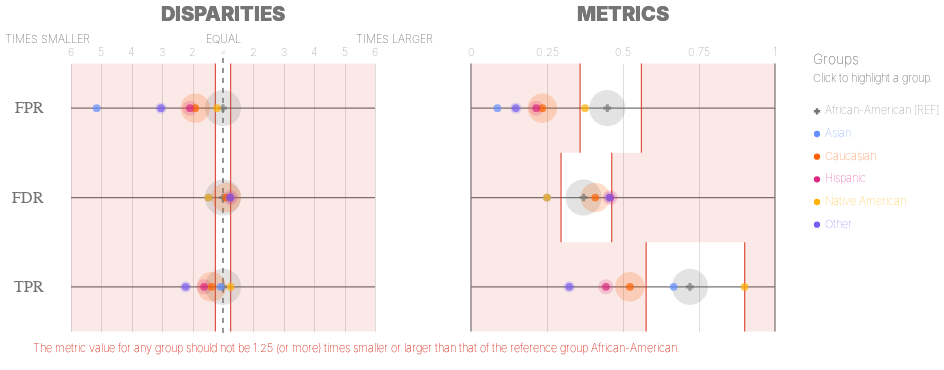

Here is the notebook cell this chart was saved with:
### Code cell
plot.disparities_metrics(majority_bdf, METRICS, ATTRIBUTE)

### Figure 1 — Vega-Lite specification as saved in the notebook (floating-point values rounded to 4 significant figures)
{"config": {"view": {"continuousWidth": 400, "continuousHeight": 300, "strokeWidth": 0}, "axisLeft": {"labelColor": "rgb(117,117,117)", "labelFont": "Arial", "labelFontSize": 16}}, "hconcat": [{"layer": [{"data": {"name": "data-1b6c0ee1ed0a3dafb2de7fad4b1f89f3"}, "mark": {"type": "rule", "stroke": "rgb(117,117,117)", "strokeWidth": 1.25, "tooltip": ""}, "encoding": {"x": {"type": "quantitative", "field": "x", "scale": {"domain": [-5, 5], "range": [38.0, 342.0]}}, "x2": {"field": "x2"}, "y": {"type": "nominal", "axis": {"domain": false, "labelAngle": 0, "labelPadding": -10, "orient": "left", "ticks": false, "title": ""}, "field": "metric", "scale": {"domain": ["FPR", "FDR", "TPR"], "range": [33.5, 301.5]}}}}, {"data": {"name": "data-79dd248bdaa0ea02c535240e8ad022c8"}, "mark": {"type": "rule", "stroke": "rgb(117,117,117)", "strokeDash": [5, 5], "strokeWidth": 1}, "encoding": {"tooltip": {"value": "African-American [REF]"}, "x": {"value": 190.0}, "y": {"value": 27.92}, "y2": {"value": 307.1}}}, {"data": {"name": "data-480d08adbcf1a8788c7976ef0d60b38c"}, "mark": {"type": "text", "align": "center", "color": "rgb(117,117,117)", "font": "Arial", "fontSize": 11, "fontWeight": 100, "tooltip": ""}, "encoding": {"text": {"type": "nominal", "field": "label"}, "x": {"type": "quantitative", "field": "value", "scale": {"domain": [-5, 5], "range": [38.0, 342.0]}}, "y": {"value": 23.45}}}, {"layer": [{"mark": {"type": "text", "align": "right", "fill": "rgb(117,117,117)", "font": "Arial", "fontSize": 11, "fontWeight": 100, "tooltip": ""}, "encoding": {"text": {"value": "TIMES SMALLER"}, "x": {"value": 57.0}, "y": {"value": 10.05}}}, {"mark": {"type": "text", "align": "left", "fill": "rgb(117,117,117)", "font": "Arial", "fontSize": 11, "fontWeight": 100, "tooltip": ""}, "encoding": {"text": {"value": "TIMES LARGER"}, "x": {"value": 323.0}, "y": {"value": 10.05}}}, {"mark": {"type": "text", "align": "center", "fill": "rgb(117,117,117)", "font": "Arial", "fontSize": 11, "fontWeight": 100, "tooltip": ""}, "encoding": {"text": {"value": "EQUAL"}, "x": {"value": 190.0}, "y": {"value": 10.05}}}], "data": {"name": "data-79dd248bdaa0ea02c535240e8ad022c8"}}, {"layer": [{"mark": {"type": "rule", "opacity": 0.8, "stroke": "rgb(217, 46, 28)", "strokeWidth": 1.25, "tooltip": ""}, "encoding": {"x": {"type": "quantitative", "field": "min", "scale": {"domain": [-5, 5], "range": [38.0, 342.0]}}, "y": {"value": 33.5}, "y2": {"value": 301.5}}}, {"mark": {"type": "rule", "opacity": 0.8, "stroke": "rgb(217, 46, 28)", "strokeWidth": 1.25, "tooltip": ""}, "encoding": {"x": {"type": "quantitative", "field": "max", "scale": {"domain": [-5, 5], "range": [38.0, 342.0]}}, "y": {"value": 33.5}, "y2": {"value": 301.5}}}, {"layer": [{"mark": {"type": "rect", "fill": "rgb(217, 46, 28)", "opacity": 0.1, "tooltip": ""}, "encoding": {"x": {"type": "quantitative", "field": "min", "scale": {"domain": [-5, 5], "range": [38.0, 342.0]}}, "x2": {"field": "lower_end"}, "y": {"value": 33.5}, "y2": {"value": 301.5}}}, {"mark": {"type": "rect", "fill": "rgb(217, 46, 28)", "opacity": 0.1, "tooltip": ""}, "encoding": {"x": {"type": "quantitative", "field": "max", "scale": {"domain": [-5, 5], "range": [38.0, 342.0]}}, "x2": {"field": "upper_end"}, "y": {"value": 33.5}, "y2": {"value": 301.5}}}]}, {"data": {"name": "data-79dd248bdaa0ea02c535240e8ad022c8"}, "mark": {"type": "text", "align": "left", "baseline": "top", "fill": "rgb(217, 46, 28)", "font": "Arial", "fontSize": 11, "fontWeight": 100, "tooltip": ""}, "encoding": {"text": {"value": "The metric value for any group should not be 1.25 (or more) times smaller or larger than that of the reference group African-American."}, "x": {"value": 0}, "y": {"value": 312.7}}}], "data": {"name": "data-5410892836ee63ff73ffba8075fa2b3d"}}, {"layer": [{"mark": "circle"}, {"data": {"name": "data-2212780b1f478cf24ed134466f6e26ca"}, "mark": {"type": "circle", "opacity": 0.2}, "encoding": {"color": {"condition": {"type": "nominal", "field": "attribute_value", "legend": null, "scale": {"domain": ["African-American", "Asian", "Caucasian", "Hispanic", "Native American", "Other"], "range": ["rgb(117,117,117)", "rgb(100, 143, 255)", "rgb(254, 97, 0)", "rgb(220, 38, 127)", "rgb(255, 176, 0)", "rgb(120, 94, 240)"]}, "selection": "selector017"}, "value": "rgb(224,224,224)"}, "size": {"type": "quantitative", "field": "group_size", "legend": null, "scale": {"domain": [0, 4435.0], "range": [0, 1567.0]}}, "tooltip": [{"type": "nominal", "field": "attribute_value", "title": "Group"}, {"type": "nominal", "field": "tooltip_group_size", "title": "Group Size"}, {"type": "nominal", "field": "tooltip_disparity_explanation_fpr", "title": "Disparity"}, {"type": "quantitative", "field": "fpr", "format": ".2f", "title": "FPR"}], "x": {"type": "quantitative", "axis": {"domain": false, "labels": false, "ticks": false, "title": null, "values": [-5, -4, -3, -2, -1, 1, 2, 3, 4, 5]}, "field": "fpr_disparity_scaled", "scale": {"domain": [-5, 5], "range": [38.0, 342.0]}}, "y": {"type": "nominal", "axis": {"domain": false, "grid": false, "labels": false, "ticks": false, "title": " "}, "field": "metric_variable", "scale": {"domain": ["FPR", "FDR", "TPR"], "range": [33.5, 301.5]}}}, "selection": {"selector019": {"type": "multi", "empty": "all", "fields": ["attribute_value"]}}, "transform": [{"calculate": "'FPR'", "as": "metric_variable"}]}, {"data": {"name": "data-2212780b1f478cf24ed134466f6e26ca"}, "mark": {"type": "circle", "opacity": 0.2}, "encoding": {"color": {"condition": {"type": "nominal", "field": "attribute_value", "legend": null, "scale": {"domain": ["African-American", "Asian", "Caucasian", "Hispanic", "Native American", "Other"], "range": ["rgb(117,117,117)", "rgb(100, 143, 255)", "rgb(254, 97, 0)", "rgb(220, 38, 127)", "rgb(255, 176, 0)", "rgb(120, 94, 240)"]}, "selection": "selector017"}, "value": "rgb(224,224,224)"}, "size": {"type": "quantitative", "field": "group_size", "legend": null, "scale": {"domain": [0, 4435.0], "range": [0, 1567.0]}}, "tooltip": [{"type": "nominal", "field": "attribute_value", "title": "Group"}, {"type": "nominal", "field": "tooltip_group_size", "title": "Group Size"}, {"type": "nominal", "field": "tooltip_disparity_explanation_fdr", "title": "Disparity"}, {"type": "quantitative", "field": "fdr", "format": ".2f", "title": "FDR"}], "x": {"type": "quantitative", "axis": {"domain": false, "labels": false, "ticks": false, "title": null, "values": [-5, -4, -3, -2, -1, 1, 2, 3, 4, 5]}, "field": "fdr_disparity_scaled", "scale": {"domain": [-5, 5], "range": [38.0, 342.0]}}, "y": {"type": "nominal", "axis": {"domain": false, "grid": false, "labels": false, "ticks": false, "title": " "}, "field": "metric_variable", "scale": {"domain": ["FPR", "FDR", "TPR"], "range": [33.5, 301.5]}}}, "selection": {"selector021": {"type": "multi", "empty": "all", "fields": ["attribute_value"]}}, "transform": [{"calculate": "'FDR'", "as": "metric_variable"}]}, {"data": {"name": "data-2212780b1f478cf24ed134466f6e26ca"}, "mark": {"type": "circle", "opacity": 0.2}, "encoding": {"color": {"condition": {"type": "nominal", "field": "attribute_value", "legend": null, "scale": {"domain": ["African-American", "Asian", "Caucasian", "Hispanic", "Native American", "Other"], "range": ["rgb(117,117,117)", "rgb(100, 143, 255)", "rgb(254, 97, 0)", "rgb(220, 38, 127)", "rgb(255, 176, 0)", "rgb(120, 94, 240)"]}, "selection": "selector017"}, "value": "rgb(224,224,224)"}, "size": {"type": "quantitative", "field": "group_size", "legend": null, "scale": {"domain": [0, 4435.0], "range": [0, 1567.0]}}, "tooltip": [{"type": "nominal", "field": "attribute_value", "title": "Group"}, {"type": "nominal", "field": "tooltip_group_size", "title": "Group Size"}, {"type": "nominal", "field": "tooltip_disparity_explanation_tpr", "title": "Disparity"}, {"type": "quantitative", "field": "tpr", "format": ".2f", "title": "TPR"}], "x": {"type": "quantitative", "axis": {"domain": false, "labels": false, "ticks": false, "title": null, "values": [-5, -4, -3, -2, -1, 1, 2, 3, 4, 5]}, "field": "tpr_disparity_scaled", "scale": {"domain": [-5, 5], "range": [38.0, 342.0]}}, "y": {"type": "nominal", "axis": {"domain": false, "grid": false, "labels": false, "ticks": false, "title": " "}, "field": "metric_variable", "scale": {"domain": ["FPR", "FDR", "TPR"], "range": [33.5, 301.5]}}}, "selection": {"selector023": {"type": "multi", "empty": "all", "fields": ["attribute_value"]}}, "transform": [{"calculate": "'TPR'", "as": "metric_variable"}]}, {"layer": [{"mark": "point"}, {"data": {"name": "data-2212780b1f478cf24ed134466f6e26ca"}, "mark": {"type": "point", "filled": true, "size": 60}, "encoding": {"color": {"condition": {"type": "nominal", "field": "attribute_value", "legend": null, "scale": {"domain": ["African-American", "Asian", "Caucasian", "Hispanic", "Native American", "Other"], "range": ["rgb(117,117,117)", "rgb(100, 143, 255)", "rgb(254, 97, 0)", "rgb(220, 38, 127)", "rgb(255, 176, 0)", "rgb(120, 94, 240)"]}, "selection": "selector017"}, "value": "rgb(224,224,224)"}, "shape": {"type": "nominal", "field": "attribute_value", "legend": null, "scale": {"domain": ["African-American", "Asian", "Caucasian", "Hispanic", "Native American", "Other"], "range": ["cross", "circle", "circle", "circle", "circle", "circle"]}}, "tooltip": [{"type": "nominal", "field": "attribute_value", "title": "Group"}, {"type": "nominal", "field": "tooltip_group_size", "title": "Group Size"}, {"type": "nominal", "field": "tooltip_disparity_explanation_fpr", "title": "Disparity"}, {"type": "quantitative", "field": "fpr", "format": ".2f", "title": "FPR"}], "x": {"type": "quantitative", "axis": {"domain": false, "labels": false, "ticks": false, "title": null, "values": [-5, -4, -3, -2, -1, 1, 2, 3, 4, 5]}, "field": "fpr_disparity_scaled", "scale": {"domain": [-5, 5], "range": [38.0, 342.0]}}, "y": {"type": "nominal", "axis": {"domain": false, "grid": false, "labels": false, "ticks": false, "title": " "}, "field": "metric_variable", "scale": {"domain": ["FPR", "FDR", "TPR"], "range": [33.5, 301.5]}}}, "selection": {"selector018": {"type": "multi", "empty": "all", "fields": ["attribute_value"]}}, "transform": [{"calculate": "'FPR'", "as": "metric_variable"}]}, {"data": {"name": "data-2212780b1f478cf24ed134466f6e26ca"}, "mark": {"type": "point", "filled": true, "size": 60}, "encoding": {"color": {"condition": {"type": "nominal", "field": "attribute_value", "legend": null, "scale": {"domain": ["African-American", "Asian", "Caucasian", "Hispanic", "Native American", "Other"], "range": ["rgb(117,117,117)", "rgb(100, 143, 255)", "rgb(254, 97, 0)", "rgb(220, 38, 127)", "rgb(255, 176, 0)", "rgb(120, 94, 240)"]}, "selection": "selector017"}, "value": "rgb(224,224,224)"}, "shape": {"type": "nominal", "field": "attribute_value", "legend": null, "scale": {"domain": ["African-American", "Asian", "Caucasian", "Hispanic", "Native American", "Other"], "range": ["cross", "circle", "circle", "circle", "circle", "circle"]}}, "tooltip": [{"type": "nominal", "field": "attribute_value", "title": "Group"}, {"type": "nominal", "field": "tooltip_group_size", "title": "Group Size"}, {"type": "nominal", "field": "tooltip_disparity_explanation_fdr", "title": "Disparity"}, {"type": "quantitative", "field": "fdr", "format": ".2f", "title": "FDR"}], "x": {"type": "quantitative", "axis": {"domain": false, "labels": false, "ticks": false, "title": null, "values": [-5, -4, -3, -2, -1, 1, 2, 3, 4, 5]}, "field": "fdr_disparity_scaled", "scale": {"domain": [-5, 5], "range": [38.0, 342.0]}}, "y": {"type": "nominal", "axis": {"domain": false, "grid": false, "labels": false, "ticks": false, "title": " "}, "field": "metric_variable", "scale": {"domain": ["FPR", "FDR", "TPR"], "range": [33.5, 301.5]}}}, "selection": {"selector020": {"type": "multi", "empty": "all", "fields": ["attribute_value"]}}, "transform": [{"calculate": "'FDR'", "as": "metric_variable"}]}, {"data": {"name": "data-2212780b1f478cf24ed134466f6e26ca"}, "mark": {"type": "point", "filled": true, "size": 60}, "encoding": {"color": {"condition": {"type": "nominal", "field": "attribute_value", "legend": null, "scale": {"domain": ["African-American", "Asian", "Caucasian", "Hispanic", "Native American", "Other"], "range": ["rgb(117,117,117)", "rgb(100, 143, 255)", "rgb(254, 97, 0)", "rgb(220, 38, 127)", "rgb(255, 176, 0)", "rgb(120, 94, 240)"]}, "selection": "selector017"}, "value": "rgb(224,224,224)"}, "shape": {"type": "nominal", "field": "attribute_value", "legend": null, "scale": {"domain": ["African-American", "Asian", "Caucasian", "Hispanic", "Native American", "Other"], "range": ["cross", "circle", "circle", "circle", "circle", "circle"]}}, "tooltip": [{"type": "nominal", "field": "attribute_value", "title": "Group"}, {"type": "nominal", "field": "tooltip_group_size", "title": "Group Size"}, {"type": "nominal", "field": "tooltip_disparity_explanation_tpr", "title": "Disparity"}, {"type": "quantitative", "field": "tpr", "format": ".2f", "title": "TPR"}], "x": {"type": "quantitative", "axis": {"domain": false, "labels": false, "ticks": false, "title": null, "values": [-5, -4, -3, -2, -1, 1, 2, 3, 4, 5]}, "field": "tpr_disparity_scaled", "scale": {"domain": [-5, 5], "range": [38.0, 342.0]}}, "y": {"type": "nominal", "axis": {"domain": false, "grid": false, "labels": false, "ticks": false, "title": " "}, "field": "metric_variable", "scale": {"domain": ["FPR", "FDR", "TPR"], "range": [33.5, 301.5]}}}, "selection": {"selector022": {"type": "multi", "empty": "all", "fields": ["attribute_value"]}}, "transform": [{"calculate": "'TPR'", "as": "metric_variable"}]}]}]}, {"data": {"name": "data-79dd248bdaa0ea02c535240e8ad022c8"}, "mark": {"type": "text", "align": "center", "fill": "rgb(117,117,117)", "font": "Arial", "fontSize": 20, "fontWeight": 900, "tooltip": ""}, "encoding": {"text": {"value": "DISPARITIES"}, "x": {"value": 190.0}, "y": {"value": -15}}}], "height": 335, "resolve": {"scale": {"size": "independent", "y": "independent"}}, "width": 380.0}, {"layer": [{"data": {"name": "data-c5b287e18573560343da612219635138"}, "mark": {"type": "rule", "stroke": "rgb(117,117,117)", "strokeWidth": 1.25, "tooltip": ""}, "encoding": {"x": {"type": "quantitative", "field": "start", "scale": {"domain": [0, 1], "range": [38.0, 342.0]}}, "x2": {"field": "end"}, "y": {"type": "nominal", "axis": {"domain": false, "grid": false, "labels": false, "ticks": false, "title": " "}, "field": "y_position", "scale": {"domain": ["FPR", "FDR", "TPR"], "range": [33.5, 301.5]}}}}, {"data": {"name": "data-6cfe259518f6c7b358d8f836a73e6b7f"}, "mark": {"type": "rule", "stroke": "rgb(117,117,117)", "strokeWidth": 1.25, "tooltip": ""}, "encoding": {"x": {"type": "quantitative", "field": "x_position", "scale": {"domain": [0, 1], "range": [38.0, 342.0]}}, "y": {"value": 33.5}, "y2": {"value": 301.5}}}, {"data": {"name": "data-60ed1133fa688d151d36705a369482e0"}, "mark": {"type": "text", "align": "center", "color": "rgb(117,117,117)", "font": "Arial", "fontSize": 11, "fontWeight": 100, "tooltip": ""}, "encoding": {"text": {"type": "nominal", "field": "value"}, "x": {"type": "quantitative", "field": "value", "scale": {"domain": [0, 1], "range": [38.0, 342.0]}}, "y": {"value": 23.45}}}, {"layer": [{"mark": {"type": "rect", "opacity": 0.8, "stroke": "rgb(217, 46, 28)", "strokeWidth": 1.25, "tooltip": ""}, "encoding": {"x": {"type": "quantitative", "field": "lower_threshold_value", "scale": {"domain": [0, 1], "range": [38.0, 342.0]}}, "x2": {"field": "lower_threshold_value"}, "y": {"type": "nominal", "axis": {"domain": false, "grid": false, "labels": false, "ticks": false, "title": " "}, "field": "metric", "scale": {"domain": ["FPR", "FDR", "TPR"], "range": [33.5, 301.5]}}}}, {"mark": {"type": "rect", "opacity": 0.8, "stroke": "rgb(217, 46, 28)", "strokeWidth": 1.25, "tooltip": ""}, "encoding": {"x": {"type": "quantitative", "field": "upper_threshold_value", "scale": {"domain": [0, 1], "range": [38.0, 342.0]}}, "x2": {"field": "upper_threshold_value"}, "y": {"type": "nominal", "axis": {"domain": false, "grid": false, "labels": false, "ticks": false, "title": " "}, "field": "metric", "scale": {"domain": ["FPR", "FDR", "TPR"], "range": [33.5, 301.5]}}}}, {"layer": [{"mark": {"type": "rect", "fill": "rgb(217, 46, 28)", "opacity": 0.1, "tooltip": ""}, "encoding": {"x": {"type": "quantitative", "field": "lower_threshold_value", "scale": {"domain": [0, 1], "range": [38.0, 342.0]}}, "x2": {"field": "lower_end"}, "y": {"type": "nominal", "axis": {"domain": false, "grid": false, "labels": false, "ticks": false, "title": " "}, "field": "metric", "scale": {"domain": ["FPR", "FDR", "TPR"], "range": [33.5, 301.5]}}}}, {"mark": {"type": "rect", "fill": "rgb(217, 46, 28)", "opacity": 0.1, "tooltip": ""}, "encoding": {"x": {"type": "quantitative", "field": "upper_threshold_value", "scale": {"domain": [0, 1], "range": [38.0, 342.0]}}, "x2": {"field": "upper_end"}, "y": {"type": "nominal", "axis": {"domain": false, "grid": false, "labels": false, "ticks": false, "title": " "}, "field": "metric", "scale": {"domain": ["FPR", "FDR", "TPR"], "range": [33.5, 301.5]}}}}]}], "data": {"name": "data-8b249cd4fa10c5a7437f81793d581f60"}}, {"layer": [{"mark": "circle"}, {"data": {"name": "data-2212780b1f478cf24ed134466f6e26ca"}, "mark": {"type": "circle", "opacity": 0.2}, "encoding": {"color": {"condition": {"type": "nominal", "field": "attribute_value", "legend": null, "scale": {"domain": ["African-American", "Asian", "Caucasian", "Hispanic", "Native American", "Other"], "range": ["rgb(117,117,117)", "rgb(100, 143, 255)", "rgb(254, 97, 0)", "rgb(220, 38, 127)", "rgb(255, 176, 0)", "rgb(120, 94, 240)"]}, "selection": "selector017"}, "value": "rgb(224,224,224)"}, "size": {"type": "quantitative", "field": "group_size", "legend": null, "scale": {"domain": [0, 4435.0], "range": [0, 1567.0]}}, "tooltip": [{"type": "nominal", "field": "attribute_value", "title": "Group"}, {"type": "nominal", "field": "tooltip_group_size", "title": "Group Size"}, {"type": "nominal", "field": "tooltip_disparity_explanation_fpr", "title": "Disparity"}, {"type": "quantitative", "field": "fpr", "format": ".2f", "title": "FPR"}], "x": {"type": "quantitative", "axis": {"domain": false, "labels": false, "ticks": false, "title": null, "values": [0.25, 0.5, 0.75]}, "field": "fpr", "scale": {"domain": [0, 1], "range": [38.0, 342.0]}}, "y": {"type": "nominal", "axis": {"domain": false, "grid": false, "labels": false, "ticks": false, "title": " "}, "field": "metric_variable", "scale": {"domain": ["FPR", "FDR", "TPR"], "range": [33.5, 301.5]}}}, "selection": {"selector025": {"type": "multi", "empty": "all", "fields": ["attribute_value"]}}, "transform": [{"calculate": "'FPR'", "as": "metric_variable"}]}, {"data": {"name": "data-2212780b1f478cf24ed134466f6e26ca"}, "mark": {"type": "circle", "opacity": 0.2}, "encoding": {"color": {"condition": {"type": "nominal", "field": "attribute_value", "legend": null, "scale": {"domain": ["African-American", "Asian", "Caucasian", "Hispanic", "Native American", "Other"], "range": ["rgb(117,117,117)", "rgb(100, 143, 255)", "rgb(254, 97, 0)", "rgb(220, 38, 127)", "rgb(255, 176, 0)", "rgb(120, 94, 240)"]}, "selection": "selector017"}, "value": "rgb(224,224,224)"}, "size": {"type": "quantitative", "field": "group_size", "legend": null, "scale": {"domain": [0, 4435.0], "range": [0, 1567.0]}}, "tooltip": [{"type": "nominal", "field": "attribute_value", "title": "Group"}, {"type": "nominal", "field": "tooltip_group_size", "title": "Group Size"}, {"type": "nominal", "field": "tooltip_disparity_explanation_fdr", "title": "Disparity"}, {"type": "quantitative", "field": "fdr", "format": ".2f", "title": "FDR"}], "x": {"type": "quantitative", "axis": {"domain": false, "labels": false, "ticks": false, "title": null, "values": [0.25, 0.5, 0.75]}, "field": "fdr", "scale": {"domain": [0, 1], "range": [38.0, 342.0]}}, "y": {"type": "nominal", "axis": {"domain": false, "grid": false, "labels": false, "ticks": false, "title": " "}, "field": "metric_variable", "scale": {"domain": ["FPR", "FDR", "TPR"], "range": [33.5, 301.5]}}}, "selection": {"selector027": {"type": "multi", "empty": "all", "fields": ["attribute_value"]}}, "transform": [{"calculate": "'FDR'", "as": "metric_variable"}]}, {"data": {"name": "data-2212780b1f478cf24ed134466f6e26ca"}, "mark": {"type": "circle", "opacity": 0.2}, "encoding": {"color": {"condition": {"type": "nominal", "field": "attribute_value", "legend": null, "scale": {"domain": ["African-American", "Asian", "Caucasian", "Hispanic", "Native American", "Other"], "range": ["rgb(117,117,117)", "rgb(100, 143, 255)", "rgb(254, 97, 0)", "rgb(220, 38, 127)", "rgb(255, 176, 0)", "rgb(120, 94, 240)"]}, "selection": "selector017"}, "value": "rgb(224,224,224)"}, "size": {"type": "quantitative", "field": "group_size", "legend": null, "scale": {"domain": [0, 4435.0], "range": [0, 1567.0]}}, "tooltip": [{"type": "nominal", "field": "attribute_value", "title": "Group"}, {"type": "nominal", "field": "tooltip_group_size", "title": "Group Size"}, {"type": "nominal", "field": "tooltip_disparity_explanation_tpr", "title": "Disparity"}, {"type": "quantitative", "field": "tpr", "format": ".2f", "title": "TPR"}], "x": {"type": "quantitative", "axis": {"domain": false, "labels": false, "ticks": false, "title": null, "values": [0.25, 0.5, 0.75]}, "field": "tpr", "scale": {"domain": [0, 1], "range": [38.0, 342.0]}}, "y": {"type": "nominal", "axis": {"domain": false, "grid": false, "labels": false, "ticks": false, "title": " "}, "field": "metric_variable", "scale": {"domain": ["FPR", "FDR", "TPR"], "range": [33.5, 301.5]}}}, "selection": {"selector029": {"type": "multi", "empty": "all", "fields": ["attribute_value"]}}, "transform": [{"calculate": "'TPR'", "as": "metric_variable"}]}, {"layer": [{"mark": "point"}, {"data": {"name": "data-2212780b1f478cf24ed134466f6e26ca"}, "mark": {"type": "point", "filled": true, "size": 60}, "encoding": {"color": {"condition": {"type": "nominal", "field": "attribute_value", "legend": null, "scale": {"domain": ["African-American", "Asian", "Caucasian", "Hispanic", "Native American", "Other"], "range": ["rgb(117,117,117)", "rgb(100, 143, 255)", "rgb(254, 97, 0)", "rgb(220, 38, 127)", "rgb(255, 176, 0)", "rgb(120, 94, 240)"]}, "selection": "selector017"}, "value": "rgb(224,224,224)"}, "shape": {"type": "nominal", "field": "attribute_value", "legend": null, "scale": {"domain": ["African-American", "Asian", "Caucasian", "Hispanic", "Native American", "Other"], "range": ["cross", "circle", "circle", "circle", "circle", "circle"]}}, "tooltip": [{"type": "nominal", "field": "attribute_value", "title": "Group"}, {"type": "nominal", "field": "tooltip_group_size", "title": "Group Size"}, {"type": "nominal", "field": "tooltip_disparity_explanation_fpr", "title": "Disparity"}, {"type": "quantitative", "field": "fpr", "format": ".2f", "title": "FPR"}], "x": {"type": "quantitative", "axis": {"domain": false, "labels": false, "ticks": false, "title": null, "values": [0.25, 0.5, 0.75]}, "field": "fpr", "scale": {"domain": [0, 1], "range": [38.0, 342.0]}}, "y": {"type": "nominal", "axis": {"domain": false, "grid": false, "labels": false, "ticks": false, "title": " "}, "field": "metric_variable", "scale": {"domain": ["FPR", "FDR", "TPR"], "range": [33.5, 301.5]}}}, "selection": {"selector024": {"type": "multi", "empty": "all", "fields": ["attribute_value"]}}, "transform": [{"calculate": "'FPR'", "as": "metric_variable"}]}, {"data": {"name": "data-2212780b1f478cf24ed134466f6e26ca"}, "mark": {"type": "point", "filled": true, "size": 60}, "encoding": {"color": {"condition": {"type": "nominal", "field": "attribute_value", "legend": null, "scale": {"domain": ["African-American", "Asian", "Caucasian", "Hispanic", "Native American", "Other"], "range": ["rgb(117,117,117)", "rgb(100, 143, 255)", "rgb(254, 97, 0)", "rgb(220, 38, 127)", "rgb(255, 176, 0)", "rgb(120, 94, 240)"]}, "selection": "selector017"}, "value": "rgb(224,224,224)"}, "shape": {"type": "nominal", "field": "attribute_value", "legend": null, "scale": {"domain": ["African-American", "Asian", "Caucasian", "Hispanic", "Native American", "Other"], "range": ["cross", "circle", "circle", "circle", "circle", "circle"]}}, "tooltip": [{"type": "nominal", "field": "attribute_value", "title": "Group"}, {"type": "nominal", "field": "tooltip_group_size", "title": "Group Size"}, {"type": "nominal", "field": "tooltip_disparity_explanation_fdr", "title": "Disparity"}, {"type": "quantitative", "field": "fdr", "format": ".2f", "title": "FDR"}], "x": {"type": "quantitative", "axis": {"domain": false, "labels": false, "ticks": false, "title": null, "values": [0.25, 0.5, 0.75]}, "field": "fdr", "scale": {"domain": [0, 1], "range": [38.0, 342.0]}}, "y": {"type": "nominal", "axis": {"domain": false, "grid": false, "labels": false, "ticks": false, "title": " "}, "field": "metric_variable", "scale": {"domain": ["FPR", "FDR", "TPR"], "range": [33.5, 301.5]}}}, "selection": {"selector026": {"type": "multi", "empty": "all", "fields": ["attribute_value"]}}, "transform": [{"calculate": "'FDR'", "as": "metric_variable"}]}, {"data": {"name": "data-2212780b1f478cf24ed134466f6e26ca"}, "mark": {"type": "point", "filled": true, "size": 60}, "encoding": {"color": {"condition": {"type": "nominal", "field": "attribute_value", "legend": null, "scale": {"domain": ["African-American", "Asian", "Caucasian", "Hispanic", "Native American", "Other"], "range": ["rgb(117,117,117)", "rgb(100, 143, 255)", "rgb(254, 97, 0)", "rgb(220, 38, 127)", "rgb(255, 176, 0)", "rgb(120, 94, 240)"]}, "selection": "selector017"}, "value": "rgb(224,224,224)"}, "shape": {"type": "nominal", "field": "attribute_value", "legend": null, "scale": {"domain": ["African-American", "Asian", "Caucasian", "Hispanic", "Native American", "Other"], "range": ["cross", "circle", "circle", "circle", "circle", "circle"]}}, "tooltip": [{"type": "nominal", "field": "attribute_value", "title": "Group"}, {"type": "nominal", "field": "tooltip_group_size", "title": "Group Size"}, {"type": "nominal", "field": "tooltip_disparity_explanation_tpr", "title": "Disparity"}, {"type": "quantitative", "field": "tpr", "format": ".2f", "title": "TPR"}], "x": {"type": "quantitative", "axis": {"domain": false, "labels": false, "ticks": false, "title": null, "values": [0.25, 0.5, 0.75]}, "field": "tpr", "scale": {"domain": [0, 1], "range": [38.0, 342.0]}}, "y": {"type": "nominal", "axis": {"domain": false, "grid": false, "labels": false, "ticks": false, "title": " "}, "field": "metric_variable", "scale": {"domain": ["FPR", "FDR", "TPR"], "range": [33.5, 301.5]}}}, "selection": {"selector028": {"type": "multi", "empty": "all", "fields": ["attribute_value"]}}, "transform": [{"calculate": "'TPR'", "as": "metric_variable"}]}]}]}, {"data": {"name": "data-79dd248bdaa0ea02c535240e8ad022c8"}, "mark": {"type": "text", "align": "center", "fill": "rgb(117,117,117)", "font": "Arial", "fontSize": 20, "fontWeight": 900, "tooltip": ""}, "encoding": {"text": {"value": "METRICS"}, "x": {"value": 190.0}, "y": {"value": -15}}}, {"layer": [{"mark": {"type": "point", "filled": true, "opacity": 1, "size": 39.48}, "encoding": {"color": {"condition": {"type": "nominal", "field": "attribute_value", "legend": null, "scale": {"domain": ["African-American", "Asian", "Caucasian", "Hispanic", "Native American", "Other"], "range": ["rgb(117,117,117)", "rgb(100, 143, 255)", "rgb(254, 97, 0)", "rgb(220, 38, 127)", "rgb(255, 176, 0)", "rgb(120, 94, 240)"]}, "selection": "selector017"}, "value": "rgb(224,224,224)"}, "shape": {"type": "nominal", "field": "attribute_value", "legend": null, "scale": {"domain": ["African-American", "Asian", "Caucasian", "Hispanic", "Native American", "Other"], "range": ["cross", "circle", "circle", "circle", "circle", "circle"]}}, "x": {"value": 384.0}, "y": {"type": "nominal", "axis": {"domain": false, "grid": false, "labels": false, "ticks": false, "title": " "}, "field": "attribute_value", "scale": {"domain": ["African-American", "Asian", "Caucasian", "Hispanic", "Native American", "Other"], "range": [70, 206]}}}, "selection": {"selector017": {"type": "multi", "empty": "all", "fields": ["attribute_value"]}}}, {"mark": {"type": "text", "align": "left", "baseline": "middle", "font": "Arial", "fontSize": 11, "fontWeight": 100}, "encoding": {"color": {"condition": {"type": "nominal", "field": "attribute_value", "legend": null, "scale": {"domain": ["African-American", "Asian", "Caucasian", "Hispanic", "Native American", "Other"], "range": ["rgb(117,117,117)", "rgb(100, 143, 255)", "rgb(254, 97, 0)", "rgb(220, 38, 127)", "rgb(255, 176, 0)", "rgb(120, 94, 240)"]}, "selection": "selector017"}, "value": "rgb(224,224,224)"}, "text": {"type": "nominal", "field": "label"}, "x": {"value": 392.0}, "y": {"type": "nominal", "axis": {"domain": false, "grid": false, "labels": false, "ticks": false, "title": " "}, "field": "attribute_value", "scale": {"domain": ["African-American", "Asian", "Caucasian", "Hispanic", "Native American", "Other"], "range": [70, 206]}}}, "selection": {"selector030": {"type": "multi", "empty": "all", "fields": ["attribute_value"]}}}, {"data": {"name": "data-79dd248bdaa0ea02c535240e8ad022c8"}, "mark": {"type": "text", "align": "left", "baseline": "middle", "color": "rgb(117,117,117)", "font": "Arial", "fontSize": 11, "fontWeight": 100}, "encoding": {"text": {"value": "Click to highlight a group."}, "x": {"value": 380.0}, "y": {"value": 49}}}, {"data": {"name": "data-79dd248bdaa0ea02c535240e8ad022c8"}, "mark": {"type": "text", "align": "left", "baseline": "middle", "color": "rgb(117,117,117)", "font": "Arial", "fontSize": 14, "fontWeight": 100}, "encoding": {"text": {"value": "Groups"}, "x": {"value": 380.0}, "y": {"value": 30}}}], "data": {"name": "data-33fedf0748abb2f8c0c839126e3451ef"}}], "height": 335, "resolve": {"scale": {"y": "independent"}}, "width": 380.0}], "bounds": "flush", "spacing": 20, "$schema": "https://vega.github.io/schema/vega-lite/v4.8.1.json", "datasets": {"data-1b6c0ee1ed0a3dafb2de7fad4b1f89f3": [{"metric": "FPR", "x": -5, "x2": 5}, {"metric": "FDR", "x": -5, "x2": 5}, {"metric": "TPR", "x": -5, "x2": 5}], "data-79dd248bdaa0ea02c535240e8ad022c8": [{"a": 1, "b": 0}, {"a": 1, "b": 0}], "data-480d08adbcf1a8788c7976ef0d60b38c": [{"value": -5, "label": 6}, {"value": -4, "label": 5}, {"value": -3, "label": 4}, {"value": -2, "label": 3}, {"value": -1, "label": 2}, {"value": 0, "label": "="}, {"value": 1, "label": 2}, {"value": 2, "label": 3}, {"value": 3, "label": 4}, {"value": 4, "label": 5}, {"value": 5, "label": 6}], "data-5410892836ee63ff73ffba8075fa2b3d": [{"min": -0.25, "max": 0.25, "lower_end": -5, "upper_end": 5}], "data-2212780b1f478cf24ed134466f6e26ca": [{"attribute_name": "race", "attribute_value": "African-American", "group_size": 3696, "total_entities": 7214, "fpr": 0.4485, "fdr": 0.3703, "tpr": 0.7201, "fpr_disparity": 1.0, "fdr_disparity": 1.0, "tpr_disparity": 1.0, "fpr_disparity_scaled": 0.0, "fdr_disparity_scaled": 0.0, "tpr_disparity_scaled": 0.0, "tooltip_group_size": "3,696 (51.23%)", "tooltip_disparity_explanation_fpr": "Reference group", "tooltip_disparity_explanation_fdr": "Reference group", "tooltip_disparity_explanation_tpr": "Reference group"}, {"attribute_name": "race", "attribute_value": "Asian", "group_size": 32, "total_entities": 7214, "fpr": 0.08696, "fdr": 0.25, "tpr": 0.6667, "fpr_disparity": 0.1939, "fdr_disparity": 0.6752, "tpr_disparity": 0.9257, "fpr_disparity_scaled": -4.157, "fdr_disparity_scaled": -0.4811, "tpr_disparity_scaled": -0.08022, "tooltip_group_size": "32 (0.44%)", "tooltip_disparity_explanation_fpr": "5.16 times smaller FPR than the reference group", "tooltip_disparity_explanation_fdr": "1.48 times smaller FDR than the reference group", "tooltip_disparity_explanation_tpr": "1.08 times smaller TPR than the reference group"}, {"attribute_name": "race", "attribute_value": "Caucasian", "group_size": 2454, "total_entities": 7214, "fpr": 0.2345, "fdr": 0.4087, "tpr": 0.5228, "fpr_disparity": 0.523, "fdr_disparity": 1.104, "tpr_disparity": 0.7259, "fpr_disparity_scaled": -0.9121, "fdr_disparity_scaled": 0.1036, "tpr_disparity_scaled": -0.3775, "tooltip_group_size": "2,454 (34.02%)", "tooltip_disparity_explanation_fpr": "1.91 times smaller FPR than the reference group", "tooltip_disparity_explanation_fdr": "1.10 times larger FDR than the reference group", "tooltip_disparity_explanation_tpr": "1.38 times smaller TPR than the reference group"}, {"attribute_name": "race", "attribute_value": "Hispanic", "group_size": 637, "total_entities": 7214, "fpr": 0.2148, "fdr": 0.4579, "tpr": 0.444, "fpr_disparity": 0.479, "fdr_disparity": 1.237, "tpr_disparity": 0.6165, "fpr_disparity_scaled": -1.088, "fdr_disparity_scaled": 0.2366, "tpr_disparity_scaled": -0.6221, "tooltip_group_size": "637 (8.83%)", "tooltip_disparity_explanation_fpr": "2.09 times smaller FPR than the reference group", "tooltip_disparity_explanation_fdr": "1.24 times larger FDR than the reference group", "tooltip_disparity_explanation_tpr": "1.62 times smaller TPR than the reference group"}, {"attribute_name": "race", "attribute_value": "Native American", "group_size": 18, "total_entities": 7214, "fpr": 0.375, "fdr": 0.25, "tpr": 0.9, "fpr_disparity": 0.8362, "fdr_disparity": 0.6752, "tpr_disparity": 1.25, "fpr_disparity_scaled": -0.1959, "fdr_disparity_scaled": -0.4811, "tpr_disparity_scaled": 0.2497, "tooltip_group_size": "18 (0.25%)", "tooltip_disparity_explanation_fpr": "1.20 times smaller FPR than the reference group", "tooltip_disparity_explanation_fdr": "1.48 times smaller FDR than the reference group", "tooltip_disparity_explanation_tpr": "1.25 times larger TPR than the reference group"}, {"attribute_name": "race", "attribute_value": "Other", "group_size": 377, "total_entities": 7214, "fpr": 0.1475, "fdr": 0.4557, "tpr": 0.3233, "fpr_disparity": 0.329, "fdr_disparity": 1.231, "tpr_disparity": 0.4489, "fpr_disparity_scaled": -2.04, "fdr_disparity_scaled": 0.2307, "tpr_disparity_scaled": -1.227, "tooltip_group_size": "377 (5.23%)", "tooltip_disparity_explanation_fpr": "3.04 times smaller FPR than the reference group", "tooltip_disparity_explanation_fdr": "1.23 times larger FDR than the reference group", "tooltip_disparity_explanation_tpr": "2.23 times smaller TPR than the reference group"}], "data-c5b287e18573560343da612219635138": [{"y_position": "FPR", "start": 0, "end": 1}, {"y_position": "FDR", "start": 0, "end": 1}, {"y_position": "TPR", "start": 0, "end": 1}], "data-6cfe259518f6c7b358d8f836a73e6b7f": [{"x_position": 0}, {"x_position": 1}], "data-60ed1133fa688d151d36705a369482e0": [{"value": 0.0}, {"value": 0.25}, {"value": 0.5}, {"value": 0.75}, {"value": 1.0}], "data-8b249cd4fa10c5a7437f81793d581f60": [{"lower_end": 0, "upper_end": 1, "lower_threshold_value": 0.3588, "upper_threshold_value": 0.5606, "metric": "FPR"}, {"lower_end": 0, "upper_end": 1, "lower_threshold_value": 0.2962, "upper_threshold_value": 0.4629, "metric": "FDR"}, {"lower_end": 0, "upper_end": 1, "lower_threshold_value": 0.5761, "upper_threshold_value": 0.9002, "metric": "TPR"}], "data-33fedf0748abb2f8c0c839126e3451ef": [{"attribute_value": "African-American", "label": "African-American [REF]"}, {"attribute_value": "Asian", "label": "Asian"}, {"attribute_value": "Caucasian", "label": "Caucasian"}, {"attribute_value": "Hispanic", "label": "Hispanic"}, {"attribute_value": "Native American", "label": "Native American"}, {"attribute_value": "Other", "label": "Other"}]}}
